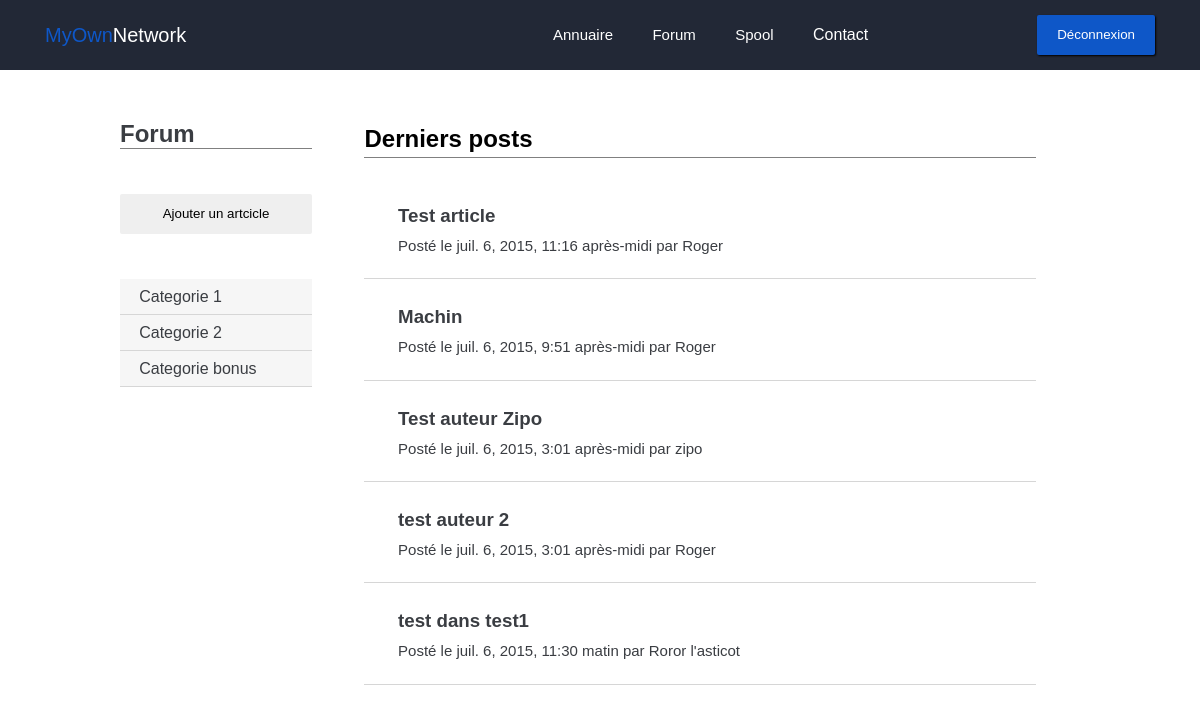
Page /forum/ (signed in) on the earlier database version.
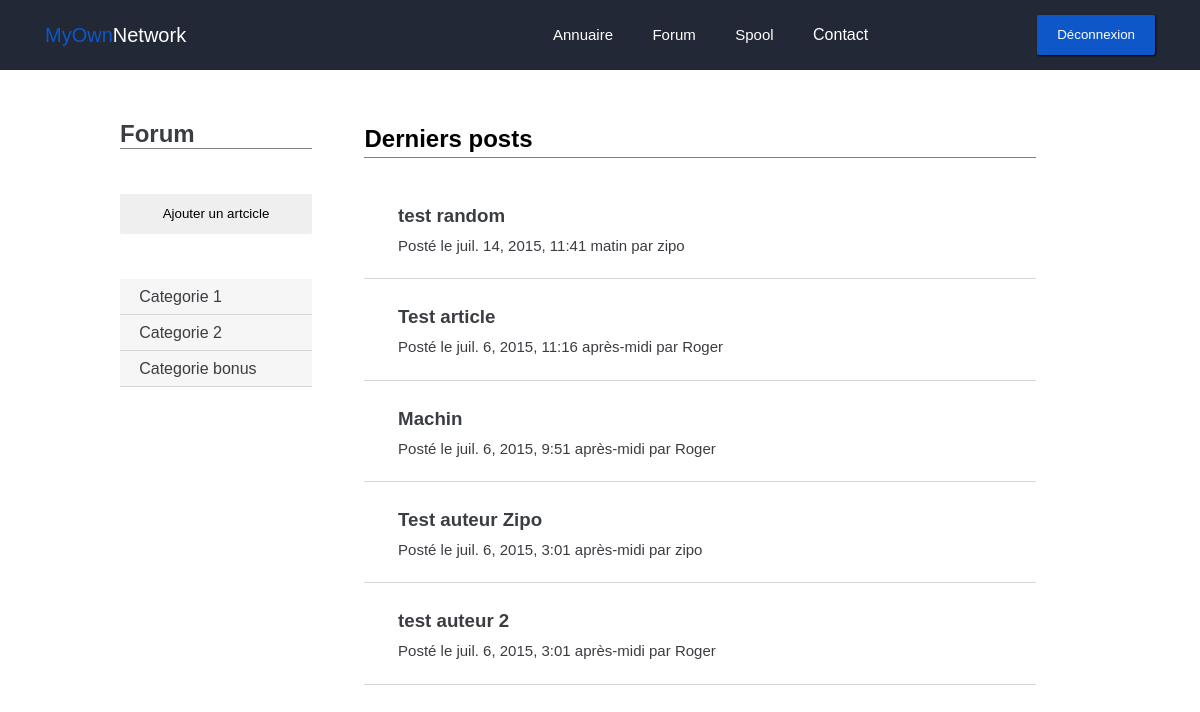
Same page on the later database version.
### forum/models.py (models this page shows, shortened)
class PostCategorie(models.Model):
    name = models.CharField(max_length=100)

class Post(models.Model):
    titre = models.CharField(max_length=150)
    auteur = models.CharField(max_length=100)
    date = models.DateTimeField(auto_now_add=True, verbose_name="Date de publication")
    categorie = models.ForeignKey('PostSsCategorie')

### forum/views.py (the view)
def home(request):
    if request.user.is_authenticated():
        categories = PostCategorie.objects.all()
        sscategories = PostSsCategorie.objects.all()
        posts = Post.objects.order_by('-date')[:5]
        return render(request, 'forum/index.html', locals())
    else:
        return render(request, 'intra/index.html')

### forum/templates/forum/index.html (shortened to what this page needs)
{% extends "base.html" %}
{% load i18n %}
{% load static %}
{% block staticfiles %}
	<link rel="stylesheet" href="{% static 'forum/css/style.css' %}">
{% endblock %}
{% block content %}
	<div class="forum">
		<div class="wrapper">
			<div class="forum_nav grey2">
				<h1>Forum</h1>
				<a href="{% url "forum.views.add_post" %}"><button class="btn">{% trans "Ajouter un artcicle" %}</button></a>
				<ul>
				{% for categorie in categories %}
				<a href="#" class="grey0Back" onclick="show_sscat('{{ categorie.id }}')"><li>{{ categorie.name }}</li></a>
				{% empty %}
				<p>Pas de catégorie</p>
				{% endfor %}
				</ul>
			</div>
			<div class="forum_content">
				<div class="forum_content__header">
					<h2>{% trans "Derniers posts" %}</h2>
				</div>
				<div class="forum_content__posts">
					<ul>
						{% for post in posts %}
						<a href="{% url 'forum.views.post' post.id %}">
							<li>
								<h3>{{ post.titre }}</h3>
								<p>{% trans "Posté le" %} {{ post.date }} {% trans "par" %} {{ post.auteur }}</p>
							</li>
						</a>
						{% empty %}
						<a href="#">
						  {% trans "Aucun post par ici.." %}
						</a>
						{% endfor %}
					</ul>
				</div>
			</div>
		</div>
	</div>
{% endblock %}

Differences in the rows shown:
no longer on this page (row unchanged): Post: titre "test dans test1", date "juil. 6, 2015, 11:30 matin", auteur "Roror l'asticot"
added Post: titre "test random", date "juil. 14, 2015, 11:41 matin", auteur "zipo"
